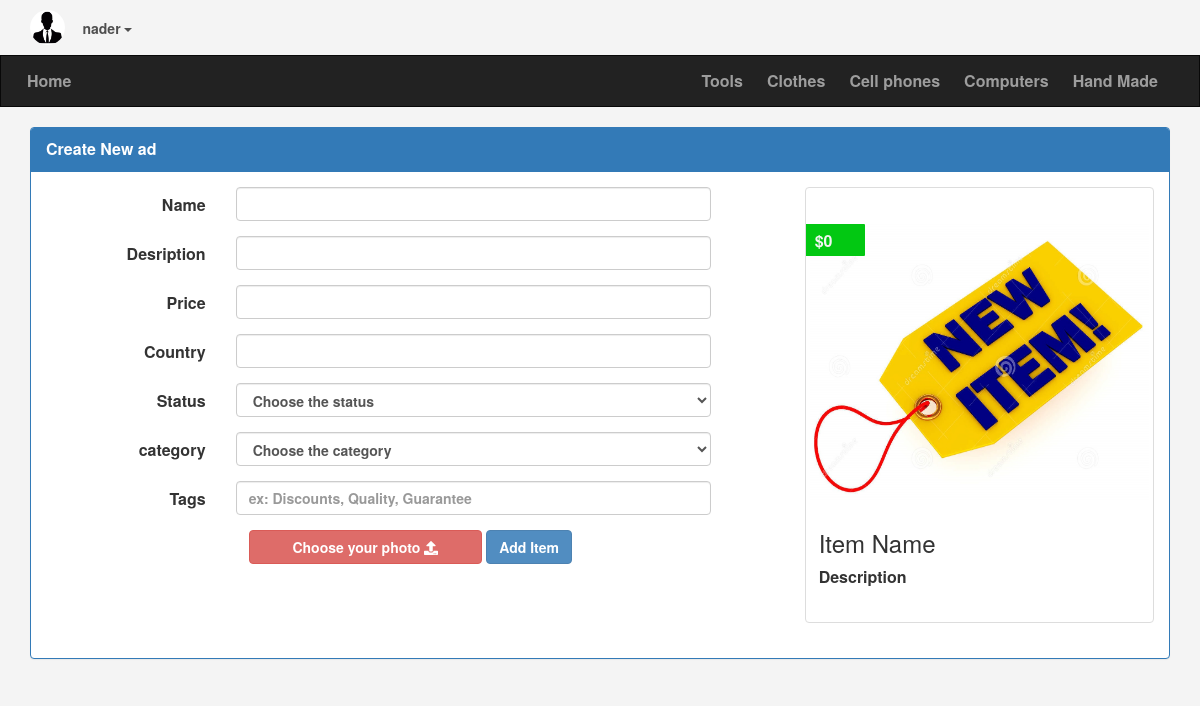
/newad.php (signed in), run on the app's committed database.
### tables this page shows
CREATE TABLE `categories` (
  `categoryID` int(11) NOT NULL,
  `categoryName` varchar(255) NOT NULL,
  `parent` int(11) NOT NULL,
  `description` text NOT NULL,
  `ordering` int(11) DEFAULT NULL,
  `visibility` tinyint(4) NOT NULL DEFAULT '0',
  `allowComment` tinyint(4) NOT NULL DEFAULT '0',
  `allowAds` tinyint(4) NOT NULL DEFAULT '0'
);

### init.php (called while the page is built, shortened)
<?php
    require 'admin/connectDB.php';
   $temps = 'includes/templates/';
   $css = 'layout/css/';
   $lang = 'includes/languages/';
   $funcs = 'includes/functions/';
    require $funcs.'functions.php';
    require $lang.'english.php';
    require $temps.'header.php';

### includes/languages/english.php (called while the page is built)
<?php
    function lang($phrase)
    {
       static $lang = array
        (
             'home'        => 'Home',
             'categories'  => 'Categories',
             'items'       => 'Items',
             'members'     => 'Members',
             'comments'    => 'Comments',
             'statistics'  => 'Statistics',
             'logs'        => 'Logs',
             'adminName'   => 'Nader',
             'editProfile' => 'Edit Profile',
             'settings'    => 'Settings',
             'logout'      => 'Log Out'
        );
       return $lang[$phrase];
    }

### includes/functions/functions.php (called while the page is built, shortened)
<?php
    function  getAllFrom($column,$table,$where = null,$orderbyColumn,$orderASCorDESC = 'DESC')
    {
        global $con;
        $getAll = $con->prepare("SELECT $column from $table  $where order by $orderbyColumn $orderASCorDESC ");
        $getAll->execute();
        $all = $getAll->fetchAll();
        return $all;
    }

### newad.php (the view, shortened to what this page needs)
<?php
require 'init.php';
if(isset($_SESSION['userSession'])) {
    ?>
    <div class="myads block">
        <div class="container">
            <div class="panel panel-primary">
                <div class="panel-heading">Create New ad</div>
                <div class="panel-body">
                    <div class="row">
                        <div class="col-md-8 ad-form">
                            <form class="form-horizontal text-center"  action="<?php echo $_SERVER['PHP_SELF']?>" method="POST" enctype="multipart/form-data">
                                <div class="form-group">
                                    <label class=" col-xs-3 control-label">Name</label>
                                    <div class="col-xs-8 ">
                                        <input pattern=".{4,}" title="Must be at leat 4 charachters" type="text" class="form-control" name="itemName" required="required"  data-class=".live-name">
                                    </div>
                                </div>
                                <div class="form-group">
                                    <label class=" col-xs-3 control-label">Desription</label>
                                    <div class="col-xs-8 ">
                                        <input type="text" pattern=".{4,}" title="Must be at leat 10 charachters" class="form-control" name="description" required="required" data-class=".live-desc" >
                                    </div>
                                </div>
                                <div class="form-group">
                                    <label class=" col-xs-3 control-label">Price</label>
                                    <div class="col-xs-8 ">
                                        <input type="text" class="form-control" name="price" required="required" data-class=".live-price" >
                                    </div>
                                </div>
                                <div class="form-group">
                                    <label class=" col-xs-3 control-label">Country</label>
                                    <div class="col-xs-8 ">
                                        <input type="text" class="form-control" name="country"  required="required">
                                    </div>
                                </div>
                                <div class="form-group">
                                    <label class=" col-xs-3 control-label">Status</label>
                                    <div class="col-xs-8 ">
                                        <select class="form-control" name="status" required="required">
                                            <option value="">Choose the status</option>
                                        </select>
                                    </div>
                                </div>
                                <div class="form-group">
                                    <label class=" col-xs-3 control-label">category</label>
                                    <div class="col-xs-8 ">
                                        <select class="form-control" name="category" required="required">
                                            <option value="" >Choose the category</option>
                                        </select>
                                    </div>
                                </div>
                                <div class="form-group">
                                    <label class=" col-xs-3 control-label">Tags</label>
                                    <div class="col-xs-8 ">
                                        <input  type="text" placeholder="ex: Discounts, Quality, Guarantee" class="form-control" name="tags">
                                    </div>
                                </div>
                                <div class="custom-file btn btn-danger">
                                    Choose your photo <i class="fas fa fa-upload"></i>
                                </div>
                                <input type="submit" class="btn btn-primary " value="Add Item"  />
                            </form>
                        </div>
                        <div class="col-md-4">
                                <div class="thumbnail item-box">
                                    <div class="price-label">
                                        $<span class="price-tag live-price ">0</span>
                                    </div>
                                    <img class="img-responsive" src="admin/uploads/itemsphotos/defaultItem.jpg" />
                                  <div class="caption">
                                       <h3 class="live-name">Item Name</h3>
                                       <p class="live-desc">Description</p>
                                        </div>
                                   </div>
                        </div>
                    </div>
                </div>
            </div>
        </div>
    </div>
    <?php
}else
{
    header('Location: login.php');
    exit();
}
require $temps.'footer.php';
?>

### includes/templates/header.php (shortened to what this page needs)
<!DOCTYPE html>
<html>
<head>
    <link rel="stylesheet" href="<?php echo $css?>bootstrap.min.css"/>
    <link rel="stylesheet" href="<?php echo $css?>all.min.css"/>
    <link rel="stylesheet" href="<?php echo $css?>frontend.css"/>
</head>
<body>
<div class="upper-bar">
    <div class="container">
        <?php
        if(isset($_SESSION['userSession']))
        {
            $stmt = $con->prepare("select * from users where userID = ?");
            $stmt->execute(array($_SESSION['userIDSession']));
            $getuserData = $stmt->fetch();
            if(empty($getuserData['userImage'])) {
                echo '<img src="admin/uploads/usersphotos/defaultuser.jpg" class="img-circle myimg"/>';
            } else {
                echo '<img src="admin/uploads/usersphotos/'.$getuserData['userImage'].'" class="img-circle myimg"/>';
            }
            ?>
            <div class="btn-group my-info">
                        <span class="btn  dropdown-toggle" data-toggle="dropdown">
                            <?php echo $_SESSION['userSession']?>
                            <span class="caret"></span>
                        </span>
            </div>
            <?php
        }
        else
        {
            ?>
            <a href="login.php">
                <span class="pull-right">Login/Signup</span>
            </a>
        <?php } ?>
    </div>
</div>
<nav class="navbar navbar-inverse">
    <div class="container">
        <div class="navbar-header">
            <a class="navbar-brand" href="index.php"><?php echo lang('home')?></a>
        </div>
        <div class="collapse navbar-collapse" id="app-nav">
            <div class="nav navbar-nav navbar-right">
                <?php
                $categories = getAllFrom('*','categories','where parent = 0','categoryID');
                foreach ($categories as $category)
                {
                    echo '<li><a href="categories.php?pageID='. $category['categoryID'].'">'.$category['categoryName'].'</a></li>';
                }
                ?>
            </div>
        </div>
    </div>
</nav>
</body>

### layout/css/frontend.css (style rules this page uses)
body { background-color: #f4f4f4; font-size: 16px; font-weight: bolder; }
.navbar { border-radius: 0; margin-bottom: 0; }
.nav > li > a, .navbar-brand { padding: 15px 12px; }
.navbar-brand { font-size: 1em; }
.form-control { position: relative; }
.upper-bar { padding: 10px; }
.myimg { width: 35px; height: 35px; }
.btn { font-weight: bold; opacity: 0.85; }
.block { margin: 20px 0 0; }
.item-box { height: 436px; max-height: 436px; overflow: hidden; }
.item-box .price-label { height: 20px; background-color: #02C812; padding: 10px; width: 60px; height: 32px; line-height: 14px; position: relative; left: -5px; top: 32px; color: #f4f4f4; border-radius: 1px; }
.thumbnail a>img, .thumbnail>img { margin-right: 0; margin-left: 0; width: 100%; height: 65%; }
.custom-file { width: 32%; height: 100%; position: relative; font-weight: bold; }

### data on the page
categories: categoryName "Tools"
categories: categoryName "Clothes"
categories: categoryName "Cell phones"
categories: categoryName "Computers"
categories: categoryName "Hand Made"

### other printed values
$_SESSION['userSession'] "nader"
lang('home') "Home"
